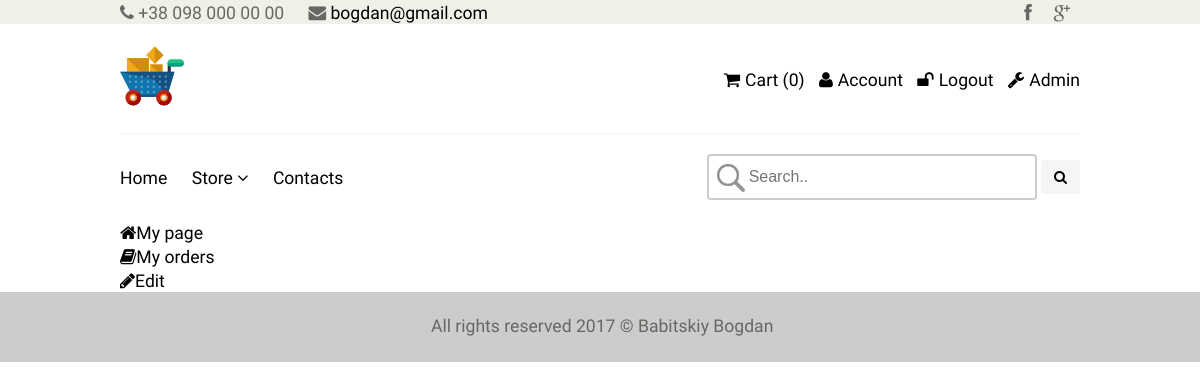
The app's page /user/message (signed in) with its own data.
### tables this page shows
CREATE TABLE `user_nav` (
  `id` int(11) NOT NULL,
  `name` varchar(50) NOT NULL,
  `icon` varchar(100) NOT NULL,
  `sort_order` tinyint(20) NOT NULL,
  `status` tinyint(1) NOT NULL DEFAULT '1'
);

### config/routes.php (called while the page is built)
<?php
	return array (
		'product/([0-9]+)' => 'product/view/$1',
		'catalog/page-([0-9]+)' => 'catalog/index/$1',
		'catalog' => 'catalog/index',
		'user/myorders' => 'user/order',
		'user/cancel' => 'user/cancel',
		'user/([0-9]+)' => 'user/view/$1',
		'user/edit' => 'user/edit',
		'user/message' => 'user/message',
		'comment/delete/([0-9]+)' => 'comment/delete/$1',
		'category/([0-9]+)/page-([0-9]+)' => 'catalog/category/$1/$2',
		'category/([0-9]+)' => 'catalog/category/$1',
		'cart/checkout' => 'cart/checkout',
		'cart/addAjax/([0-9]+)' => 'cart/addAjax/$1',
		'cart/delete/([0-9]+)' => 'cart/delete/$1',
		'cart' => 'cart/index',
		'user/register' => 'user/register',
		'user/login' => 'user/login',
		'user/logout' => 'user/logout',
		'admin/product/create' => 'adminProduct/create',
		'admin/product/update/([0-9]+)' => 'adminProduct/update/$1',
		'admin/product/delete/([0-9]+)' => 'adminProduct/delete/$1',
		'admin/product' => 'adminProduct/index',
		'admin/category/create' => 'adminCategory/create',
		'admin/category/update/([0-9]+)' => 'adminCategory/update/$1',
		'admin/category/delete/([0-9]+)' => 'adminCategory/delete/$1',
		'admin/category' => 'adminCategory/index',
		'admin/order/create' => 'adminOrder/create',
		'admin/order/update/([0-9]+)' => 'adminOrder/update/$1',
		'admin/order/delete/([0-9]+)' => 'adminOrder/delete/$1',
		'admin/order/view/([0-9]+)' => 'adminOrder/view/$1',
		'admin/order' => 'adminOrder/index',
		'admin' => 'admin/index',
		'contacts' => 'site/contact',
		'search' => 'site/search',
		'' => 'site/index'
	);

### controllers/UserController.php (called while the page is built, shortened)
<?php
class UserController {
		public function actionMessage()
		{
			$userNavList = User::getUserNavList();
			require_once ROOT . '/views/user/message.php';
			return true;
		}
}

### index.php (called while the page is built, shortened)
<?php
	$router = new Router ();
	$router->run ();

### models/User.php (called while the page is built, shortened)
<?php
class User {
	public static function isGuest()
	{
		if(isset($_SESSION['user']))	return false;
		else 							return true;
	}
	public static function getUser()
	{
		if(isset($_SESSION['user']))	return $_SESSION['user'];
			 							return false;
	}
	public static function getUserNavList()
	{
			$db = Db::getConnection();
			$userNavList = array();
			$result = $db->query('SELECT id, name, icon, status FROM user_nav '
				. 'ORDER BY sort_order ASC');
			$i = 0;
			while($row = $result->fetch()) {
				$userNavList[$i]['id'] = $row['id'];
				$userNavList[$i]['name'] = $row['name'];
				$userNavList[$i]['icon'] = $row['icon'];
				$userNavList[$i]['status'] = $row['status'];
				++ $i;
			}
			return $userNavList;
	}
}

### views/user/message.php (the view)
<?php require_once (ROOT . '/views/layouts/header.php'); ?>
<div class="container_double-column">
	<?php if (!User::isGuest()): ?>
		<div class="user-nav">
			<ul>
				<?php foreach ($userNavList as $value): ?>
					<li>
						<a href="/user/
						<?php
							$parse = str_replace(" ", "", (mb_strtolower($value['name'])));
							echo ($parse == 'mypage') ? User::getUser() : $parse;
						?>">
						<?php
							if($value['status']) {
								echo $value['icon'];
								echo $value['name'];
							}
						?>
						</a>
					</li>
				<?php endforeach ?>
			</ul>
		</div>
	<?php else: ?>
		<div></div>
	<?php endif ?>
	<div class="container_column">
	</div>
</div>
<?php require_once (ROOT . '/views/layouts/footer.php'); ?>

### components/Router.php (shortened to what this page needs)
<?php
	class Router
	{
		private $routes;
		public function __construct()
		{
			$routesPath = ROOT . '/config/routes.php';
			$this->routes = include ( $routesPath );
		}
		private function getURI ()
		{
			if ( !empty ( $_SERVER['REQUEST_URI'] ) )
			{
				return trim ( $_SERVER['REQUEST_URI'], '/' );
			}
		}
		public function run ()
		{
			$uri = $this->getURI ();
			foreach ($this->routes as $uriPattern => $path)
			{
				if ( preg_match ( "~$uriPattern~", $uri) )
				{
					$internalRoute = preg_replace("~$uriPattern~", $path, $uri);
					$segments = explode ( '/', $internalRoute );
					$controllerName = array_shift ( $segments ) . 'Controller';
					$actionName = 'action' . ucfirst ( array_shift ( $segments ) );
					$parameters = $segments;
					$controllerObject = new $controllerName;
					if(method_exists($controllerObject, $actionName)) {
						$result = call_user_func_array (
							  array ( $controllerObject, $actionName ),
							  $parameters
						);
					}
					else {
						require_once ROOT . '/views/error/error404.html';
					}
					if ( $result != null )
					{
						break;
					}
				}
			}
		}
	}

### template/css/main.css (style rules this page uses)
body, html { height: 100%; }
body { font: 1.1em Roboto, sans-serif; color: #696763; }
.container_double-column { display: grid; margin: 0 10%; grid-template-columns: 1fr 4fr; }
.user-nav ul li a { display: block; transition: all .2s ease; }

### records on screen
user_nav: name "My page"
user_nav: name "My orders"
user_nav: name "Edit"
